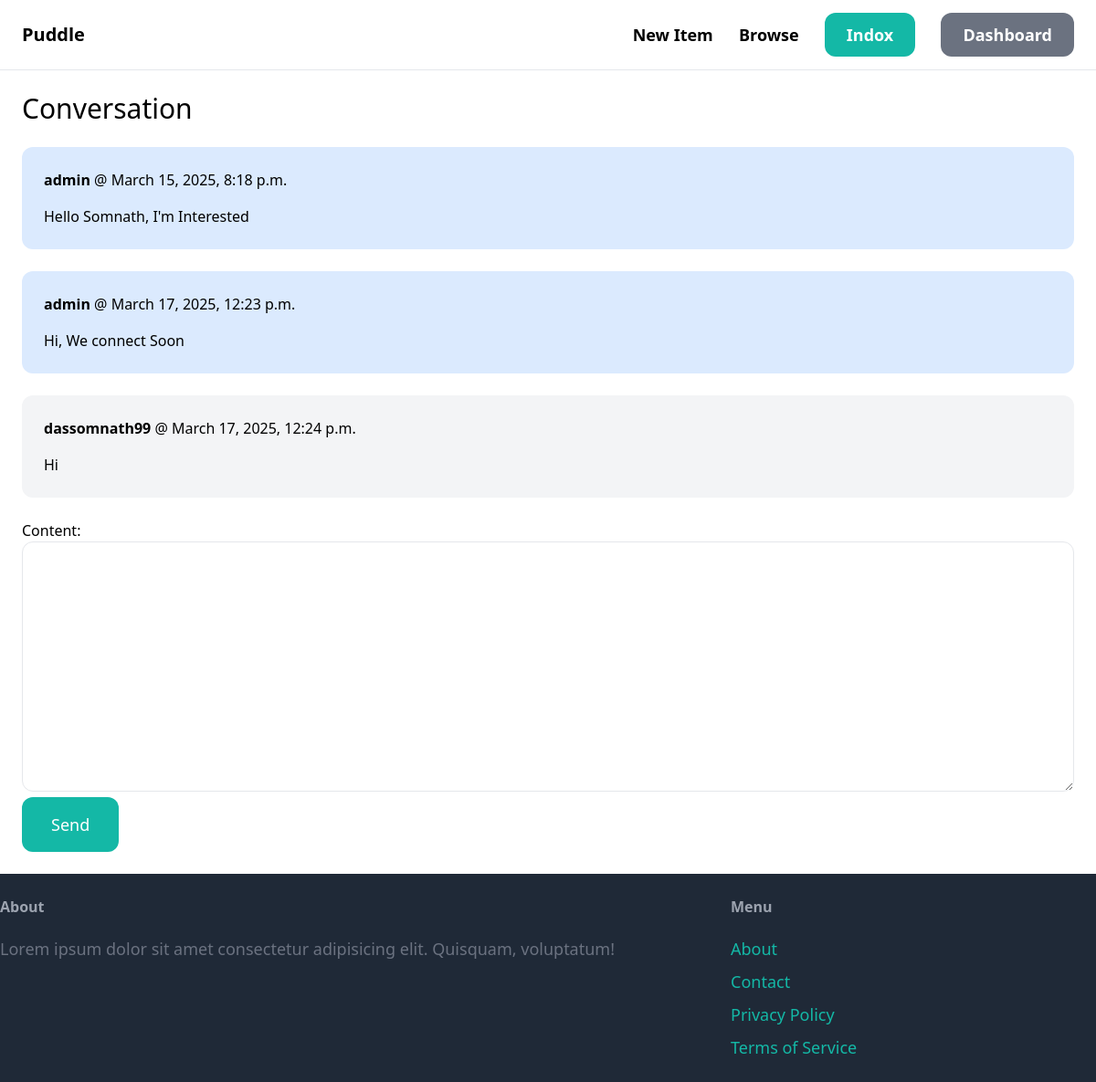
The app's page /conversation/1/ (signed in) with its own data.
### conversation/models.py (models this page shows)
class ConversationMessage(models.Model):
    conversation = models.ForeignKey(Conversation, related_name='messages', on_delete=models.CASCADE)
    content = models.TextField()
    created_at = models.DateTimeField(auto_now_add=True)
    created_by = models.ForeignKey(User, related_name='created_messages', on_delete=models.CASCADE)

### conversation/views.py (the view)
# urls.py: path('<int:pk>/', views.detail, name='detail'),
@login_required
def detail(request, pk):
    conversation = Conversation.objects.filter(members__in=[request.user.id]).get(pk=pk)
    if request.method == 'POST':
        form = ConversationMessageForm(request.POST)
        if form.is_valid():
            conversation_message = form.save(commit=False)
            conversation_message.conversation = conversation
            conversation_message.created_by = request.user
            conversation_message.save()
            conversation.save()
            return redirect('conversation:detail', pk=pk)
    else:
        form = ConversationMessageForm()
    return render(request, 'conversation/detail.html', {
        'conversation': conversation,
        'form': form,
    })

### conversation/forms.py
class ConversationMessageForm(forms.ModelForm):
    class Meta:
        model = ConversationMessage
        fields = ('content',)
        widgets = {
            'content': forms.Textarea(attrs={
                'class': 'w-full py-4 px-6 rounded-xl border'})
        }

### conversation/templates/conversation/detail.html (shortened to what this page needs)
{% extends 'core/base.html' %}
{% block content %}
<h1 class="mb-6 text-3xl">Conversation</h1>
<div class="space-y-6">
    {% for message in conversation.messages.all %}
        <div class="p-6 flex {% if message.created_by == request.user %}bg-blue-100 {% else %}bg-gray-100{% endif %}  rounded-xl">
            <div>
                <p class="mb-4">
                    <strong>{{ message.created_by.username }}</strong> @ {{ message.created_at }}
                </p>
                <p>{{ message.content }}</p>
            </div>
        </div>
    {% endfor %}
</div>
<form method="post" action="" class="mt-6">
    {{form.as_p}}
    <button class="py-4 px-8 text-lg bg-teal-500 hover:bg-teal-700 rounded-xl text-white">Send</button>
</form>
{% endblock %}

### records on screen
ConversationMessage: created_by.username "admin", created_at "March 15, 2025, 8:18 p.m.", content "Hello Somnath, I'm Interested"
ConversationMessage: created_by.username "admin", created_at "March 17, 2025, 12:23 p.m.", content "Hi, We connect Soon"
ConversationMessage: created_by.username "dassomnath99", created_at "March 17, 2025, 12:24 p.m.", content "Hi"
